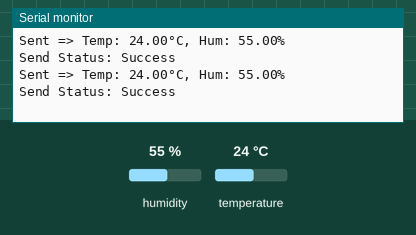
The sketch below on a simulated ESP8266 (NodeMCU). Shown: the last lines printed to the serial monitor. The inputs (shaded band) are chosen by the test bench; at power-on: humidity 55 %, temperature 24 °C.

Above: at 2.8 s.
2.9 s: humidity set to 22 %
At 5.2 s:
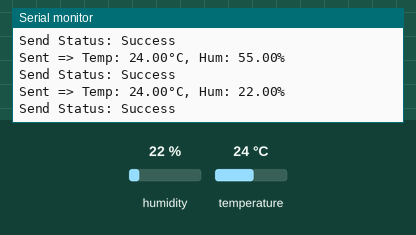
5.6 s: temperature set to 12 °C
At 7.6 s:
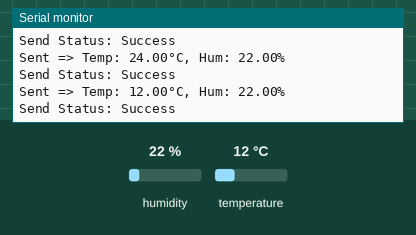
8.3 s: humidity set to 40 %
At 11.2 s:
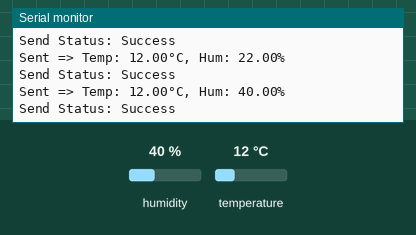
Timing chart, 0 to 12.7 s (numbered marks = the images above; inputs shaded):
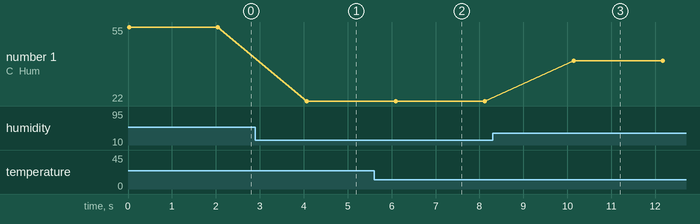

The sketch:

esp8266_dht.ino
```cpp
#include <ESP8266WiFi.h>
#include <espnow.h>
#include <DHT.h>

#define DHTPIN 2       // GPIO2 (D4)
#define DHTTYPE DHT11

DHT dht(DHTPIN, DHTTYPE);

typedef struct struct_message {
  float temperature;
  float humidity;
} struct_message;

struct_message sensorData;

// ESP32 Receiver MAC Address (ESP32 WROOM-32 Dev Kit)
uint8_t receiverMac[] = {0xF4, 0x65, 0x0B, 0x4A, 0x83, 0xE0};

void OnDataSent(uint8_t *mac_addr, uint8_t sendStatus) {
  Serial.print("Send Status: ");
  Serial.println(sendStatus == 0 ? "Success" : "Fail");
}

void setup() {
  Serial.begin(115200);
  WiFi.mode(WIFI_STA);
  WiFi.disconnect();
  dht.begin();

  if (esp_now_init() != 0) {
    Serial.println("ESP-NOW init failed");
    return;
  }

  esp_now_set_self_role(ESP_NOW_ROLE_CONTROLLER);
  esp_now_add_peer(receiverMac, ESP_NOW_ROLE_SLAVE, 1, NULL, 0);
  esp_now_register_send_cb(OnDataSent);
}

void loop() {
  float temp = dht.readTemperature();
  float hum = dht.readHumidity();

  if (isnan(temp) || isnan(hum)) {
    Serial.println("DHT11 Read Failed");
    delay(2000);
    return;
  }

  sensorData.temperature = temp;
  sensorData.humidity = hum;

  esp_now_send(receiverMac, (uint8_t *)&sensorData, sizeof(sensorData));

  Serial.printf("Sent => Temp: %.2f°C, Hum: %.2f%%\n", temp, hum);
  delay(2000);
}
```

Measured:
- after the input at 2.9 s, the serial monitor: prints a new line after 1.2 s (image 1)
- after the input at 5.6 s, the serial monitor: prints a new line after 0.49 s (image 2)
- after the input at 8.3 s, the serial monitor: prints a new line after 1.8 s (image 3)
- plotted number 1: 55 → 22 after the input at 2.9 s, 22 → 40 after the input at 8.3 s
